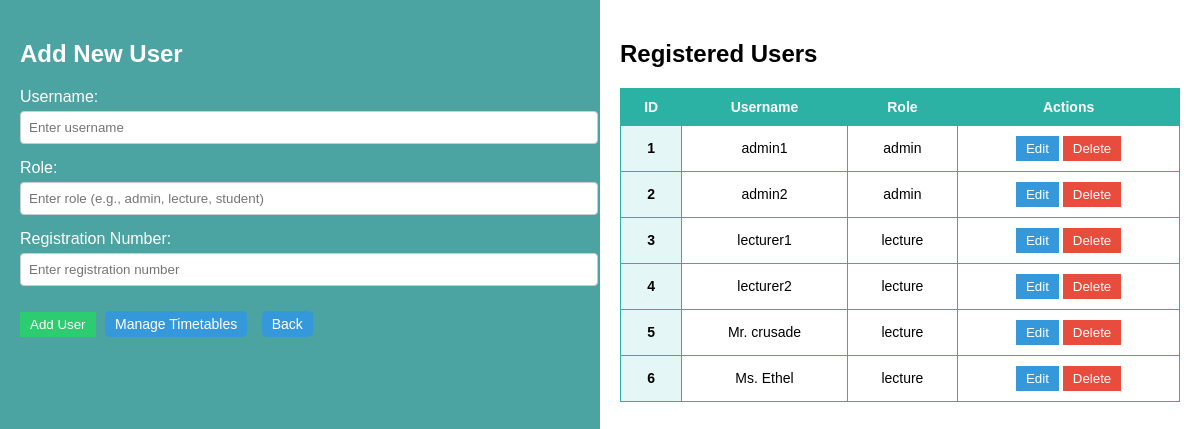
/admin_dash (signed in), run on an earlier commit of the app's database.
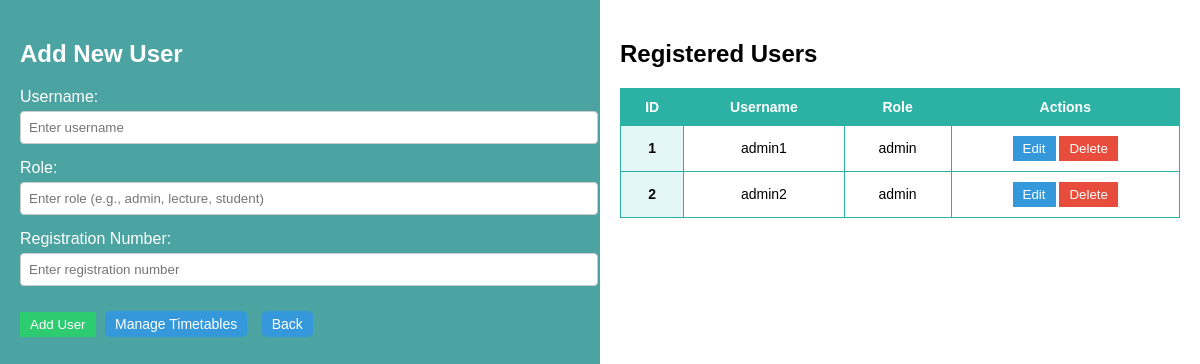
And on a later commit of the database.
### main.py (models this page shows, shortened)
class User(db.Model):
    id = db.Column(db.Integer, primary_key=True)
    username = db.Column(db.String(80), unique=True, nullable=False)  # Used by students and admins
    password = db.Column(db.String(128), nullable=False)
    role = db.Column(db.String(10), nullable=False)  # 'admin', 'lecture', or 'student'
    school_number = db.Column(db.String(80), unique=True, nullable=True)  # Used only by lectures

### main.py (the view)
@app.route('/admin_dash')
def admin_dashboard():
    if 'user_id' not in session or session['role'] != 'admin':
        return redirect(url_for('login'))
    users = User.query.all()  # Fetch all users from the database
    return render_template('admin_dashboard.html', users=users)

### templates/admin_dashboard.html (shortened to what this page needs)
<!DOCTYPE html>
<html lang="en">
<head>
</head>
<body>
    <div class="container">
        <div class="sidebar">
            <h2>Add New User</h2>
            <div class="form-group">
                <label class="form-label" for="username">Username:</label>
                <input type="text" id="username" class="form-input" placeholder="Enter username" required>
            </div>
            <div class="form-group">
                <label class="form-label" for="role">Role:</label>
                <input type="text" id="role" class="form-input" placeholder="Enter role (e.g., admin, lecture, student)" required>
            </div>
            <div class="form-group">
                <label class="form-label" for="registration_number">Registration Number:</label>
                <input type="text" id="registration_number" class="form-input" placeholder="Enter registration number" required>
            </div>
            <button class="add-btn" onclick="addUser()">Add User</button>
            <button class="admin-btn" onclick="window.location.href='{{ url_for('admin_timetable') }}'">Manage Timetables</button>
            <button class="home-btn" onclick="window.location.href='{{ url_for('home') }}'">Back</button>
        </div>
        <div class="main-content">
            <h2>Registered Users</h2>
            <table class="user-table">
                <thead>
                    <tr>
                        <th>ID</th>
                        <th>Username</th>
                        <th>Role</th>
                        <th>Actions</th>
                    </tr>
                </thead>
                <tbody>
                    {% for user in users %}
                    <tr>
                        <td>{{ user.id }}</td>
                        <td>{{ user.username }}</td>
                        <td>{{ user.role }}</td>
                        <td>
                            <button class="edit-btn" onclick="editUser({{ user.id }})">Edit</button>
                            <button class="delete-btn" onclick="deleteUser({{ user.id }})">Delete</button>
                        </td>
                    </tr>
                    {% endfor %}
                </tbody>
            </table>
        </div>
    </div>
</body>
</html>

### templates/admin_dashboard.html (style rules this page uses)
body { font-family: Arial, sans-serif; margin: 0; padding: 0; }
.container { display: flex; height: 100vh; }
.sidebar { width: 50%; padding: 20px; background-color: #4ba3a2; color: white; }
.main-content { width: 50%; padding: 20px; overflow-y: auto; }
.user-table { width: 100%; border-collapse: collapse; margin-top: 20px; }
.user-table th, .user-table td { border: 1px solid #2bb2a5; padding: 10px; text-align: center; font-size: 14px; }
.user-table th { background-color: #2bb2a5; color: #fff; font-weight: bold; }
.user-table tbody tr td:first-child { font-weight: bold; background-color: #E5F6F7; }
.delete-btn, .edit-btn, .add-btn { background-color: #e74c3c; color: white; border: none; padding: 5px 10px; cursor: pointer; }
.edit-btn { background-color: #3498db; }
.add-btn { background-color: #2ecc71; }
.form-group { margin-bottom: 15px; }
.form-label { display: block; margin-bottom: 5px; }
.form-input { width: 100%; padding: 8px; border: 1px solid #ccc; border-radius: 4px; }
.admin-btn, .home-btn { background-color: #3498db; color: white; border: none; padding: 5px 10px; cursor: pointer; border-radius: 5px; font-size: 14px; margin: 10px 5px; transition: background-color 0.3s ease; }

What changed in the data, as far as the page shows it:
removed User: id "3", username "lecturer1", role "lecture"
removed User: id "4", username "lecturer2", role "lecture"
removed User: id "5", username "Mr. crusade", role "lecture"
removed User: id "6", username "Ms. Ethel", role "lecture"
